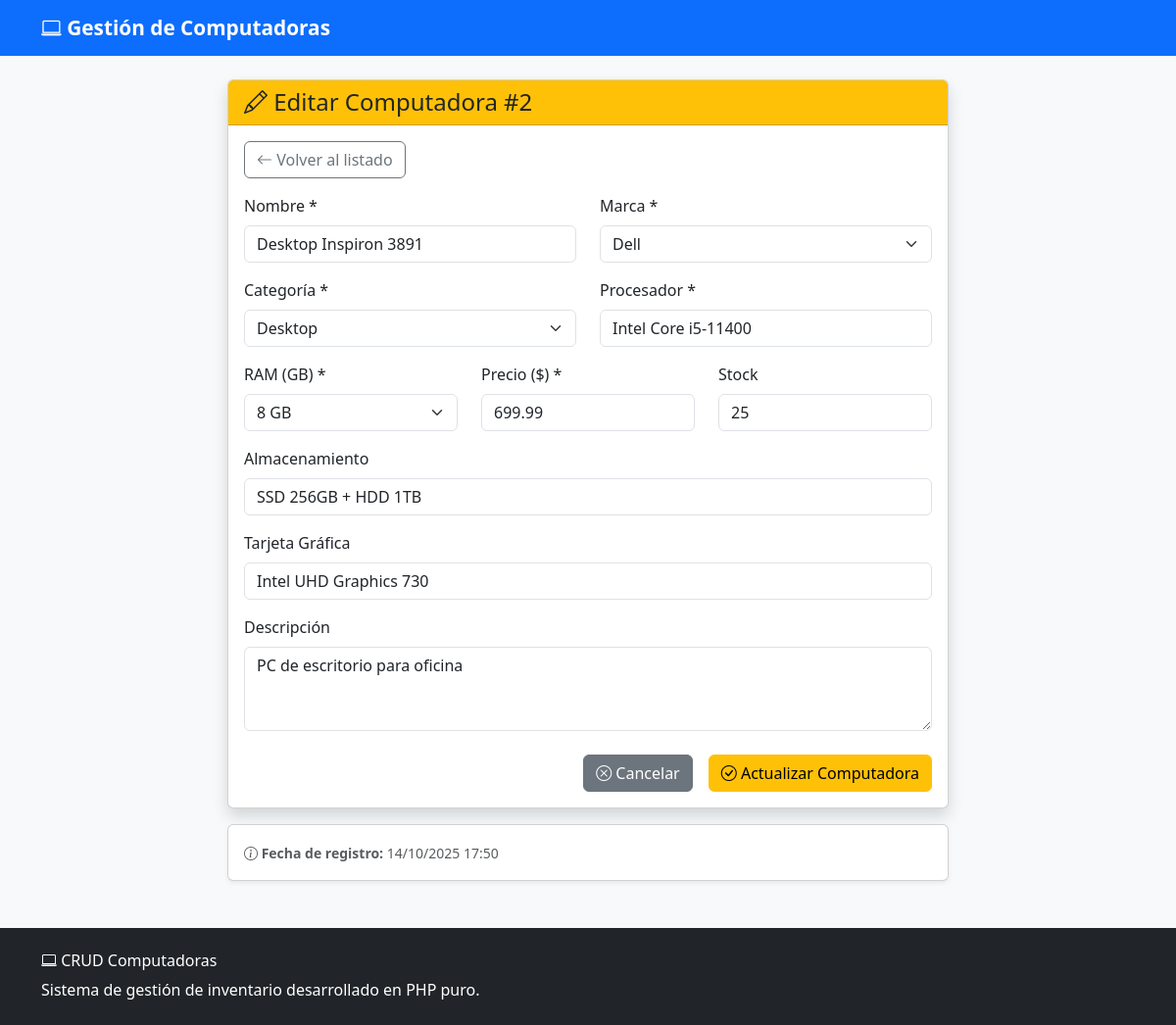
/views/editar.php?id=2, run on the app's committed database.
### tables this page shows
CREATE TABLE computadoras (
    id INT AUTO_INCREMENT PRIMARY KEY,
    nombre VARCHAR(255) NOT NULL,
    marca VARCHAR(100) NOT NULL,
    categoria VARCHAR(100) NOT NULL,
    procesador VARCHAR(255) NOT NULL,
    ram_gb INT NOT NULL,
    almacenamiento VARCHAR(255),
    tarjeta_grafica VARCHAR(255),
    precio DECIMAL(10,2) NOT NULL,
    stock INT DEFAULT 0,
    descripcion TEXT,
    fecha_agregado TIMESTAMP DEFAULT CURRENT_TIMESTAMP
);

### views/editar.php (the view, shortened to what this page needs)
<?php
require_once '../config/config.php';
$computadora = null;
$id = (int)$_GET['id'];
try {
    $stmt = $pdo->prepare("SELECT * FROM computadoras WHERE id = ?");
    $stmt->execute([$id]);
    $computadora = $stmt->fetch();
} catch(PDOException $e) {
    $error = "Error al obtener datos: " . $e->getMessage();
}
require_once '../includes/header.php';
?>
    <div class="container mt-4">
        <div class="row justify-content-center">
            <div class="col-lg-8">
                <div class="card shadow">
                    <div class="card-header bg-warning text-dark">
                        <h4 class="mb-0">
                            <i class="bi bi-pencil"></i> Editar Computadora #<?php echo $computadora['id']; ?>
                        </h4>
                    </div>
                    <div class="card-body">
                        <div class="mb-3">
                            <a href="listado.php" class="btn btn-outline-secondary">
                                <i class="bi bi-arrow-left"></i> Volver al listado
                            </a>
                        </div>
                        <form method="POST" class="needs-validation" novalidate>
                            <div class="row">
                                <div class="col-md-6 mb-3">
                                    <label for="nombre" class="form-label">Nombre *</label>
                                    <input type="text" class="form-control" id="nombre" name="nombre"
                                           value="<?php echo htmlspecialchars($_POST['nombre'] ?? $computadora['nombre']); ?>"
                                           required>
                                </div>
                                <div class="col-md-6 mb-3">
                                    <label for="marca" class="form-label">Marca *</label>
                                    <select class="form-select" id="marca" name="marca" required>
                                        <?php
                                        $marcas = ['ASUS', 'Dell', 'Apple', 'Lenovo', 'HP', 'Acer', 'MSI'];
                                        $marca_actual = $_POST['marca'] ?? $computadora['marca'];
                                        foreach ($marcas as $marca): ?>
                                            <option value="<?php echo $marca; ?>" <?php echo ($marca_actual == $marca) ? 'selected' : ''; ?>>
                                                <?php echo $marca; ?>
                                            </option>
                                        <?php endforeach; ?>
                                    </select>
                                </div>
                            </div>
                            <div class="row">
                                <div class="col-md-6 mb-3">
                                    <label for="categoria" class="form-label">Categoría *</label>
                                    <select class="form-select" id="categoria" name="categoria" required>
                                        <?php
                                        $categorias = ['Gaming', 'Desktop', 'Laptop', 'Workstation', 'Ultrabook'];
                                        $categoria_actual = $_POST['categoria'] ?? $computadora['categoria'];
                                        foreach ($categorias as $categoria): ?>
                                            <option value="<?php echo $categoria; ?>" <?php echo ($categoria_actual == $categoria) ? 'selected' : ''; ?>>
                                                <?php echo $categoria; ?>
                                            </option>
                                        <?php endforeach; ?>
                                    </select>
                                </div>
                                <div class="col-md-6 mb-3">
                                    <label for="procesador" class="form-label">Procesador *</label>
                                    <input type="text" class="form-control" id="procesador" name="procesador"
                                           value="<?php echo htmlspecialchars($_POST['procesador'] ?? $computadora['procesador']); ?>"
                                           placeholder="Ej: Intel Core i7-12700H" required>
                                </div>
                            </div>
                            <div class="row">
                                <div class="col-md-4 mb-3">
                                    <label for="ram_gb" class="form-label">RAM (GB) *</label>
                                    <select class="form-select" id="ram_gb" name="ram_gb" required>
                                        <?php
                                        $ram_opciones = [4, 8, 16, 32, 64];
                                        $ram_actual = $_POST['ram_gb'] ?? $computadora['ram_gb'];
                                        foreach ($ram_opciones as $ram): ?>
                                            <option value="<?php echo $ram; ?>" <?php echo ($ram_actual == $ram) ? 'selected' : ''; ?>>
                                                <?php echo $ram; ?> GB
                                            </option>
                                        <?php endforeach; ?>
                                    </select>
                                </div>
                                <div class="col-md-4 mb-3">
                                    <label for="precio" class="form-label">Precio ($) *</label>
                                    <input type="number" step="0.01" min="0" class="form-control" id="precio" name="precio"
                                           value="<?php echo $_POST['precio'] ?? $computadora['precio']; ?>"
                                           placeholder="0.00" required>
                                </div>
                                <div class="col-md-4 mb-3">
                                    <label for="stock" class="form-label">Stock</label>
                                    <input type="number" min="0" class="form-control" id="stock" name="stock"
                                           value="<?php echo $_POST['stock'] ?? $computadora['stock']; ?>">
                                </div>
                            </div>
                            <div class="mb-3">
                                <label for="almacenamiento" class="form-label">Almacenamiento</label>
                                <input type="text" class="form-control" id="almacenamiento" name="almacenamiento"
                                       value="<?php echo htmlspecialchars($_POST['almacenamiento'] ?? $computadora['almacenamiento']); ?>"
                                       placeholder="Ej: SSD NVMe 512GB">
                            </div>
                            <div class="mb-3">
                                <label for="tarjeta_grafica" class="form-label">Tarjeta Gráfica</label>
                                <input type="text" class="form-control" id="tarjeta_grafica" name="tarjeta_grafica"
                                       value="<?php echo htmlspecialchars($_POST['tarjeta_grafica'] ?? $computadora['tarjeta_grafica']); ?>"
                                       placeholder="Ej: NVIDIA GeForce RTX 4060">
                            </div>
                            <div class="mb-4">
                                <label for="descripcion" class="form-label">Descripción</label>
                                <textarea class="form-control" id="descripcion" name="descripcion" rows="3"
                                          placeholder="Descripción opcional de la computadora"><?php echo htmlspecialchars($_POST['descripcion'] ?? $computadora['descripcion']); ?></textarea>
                            </div>
                            <div class="d-grid gap-2 d-md-flex justify-content-md-end">
                                <a href="listado.php" class="btn btn-secondary me-md-2">
                                    <i class="bi bi-x-circle"></i> Cancelar
                                </a>
                                <button type="submit" class="btn btn-warning">
                                    <i class="bi bi-check-circle"></i> Actualizar Computadora
                                </button>
                            </div>
                        </form>
                    </div>
                </div>
                <div class="card mt-3 shadow-sm">
                    <div class="card-body">
                        <small class="text-muted">
                            <i class="bi bi-info-circle"></i>
                            <strong>Fecha de registro:</strong> <?php echo date('d/m/Y H:i', strtotime($computadora['fecha_agregado'])); ?>
                        </small>
                    </div>
                </div>
            </div>
        </div>
    </div>
<?php
require_once '../includes/footer.php';
?>

### assets/style.css (style rules this page uses)
.card { transition: transform 0.2s ease-in-out, box-shadow 0.2s ease-in-out; }
.btn { transition: all 0.2s ease-in-out; }

### data on the page
computadoras: id "2", nombre "Desktop Inspiron 3891", marca "Dell", categoria "Desktop", procesador "Intel Core i5-11400", ram_gb "8 GB", precio "699.99", stock "25", almacenamiento "SSD 256GB + HDD 1TB", tarjeta_grafica "Intel UHD Graphics 730", descripcion "PC de escritorio para oficina", fecha_agregado "14/10/2025 17:50"
